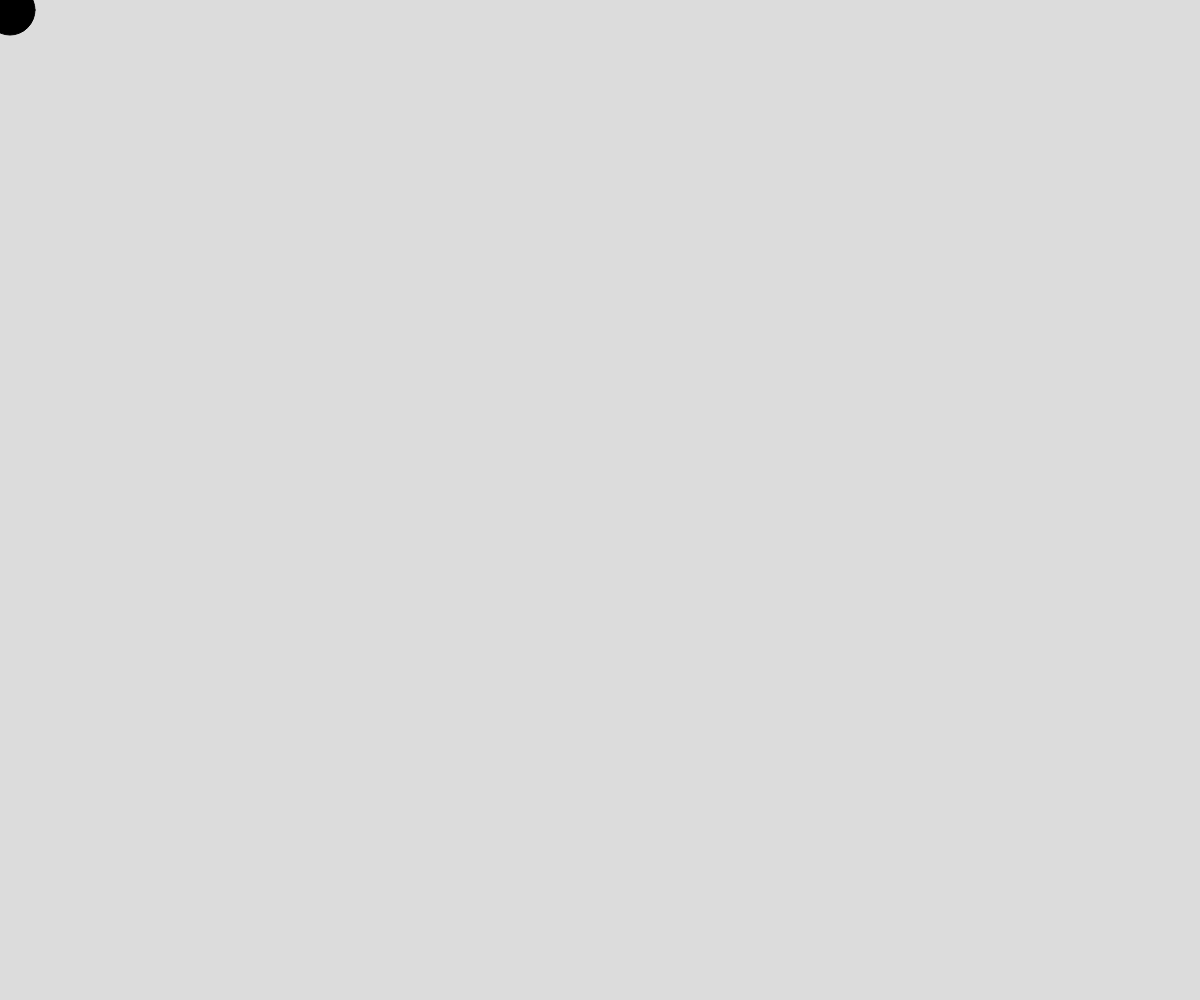
Frame 1 (no input)
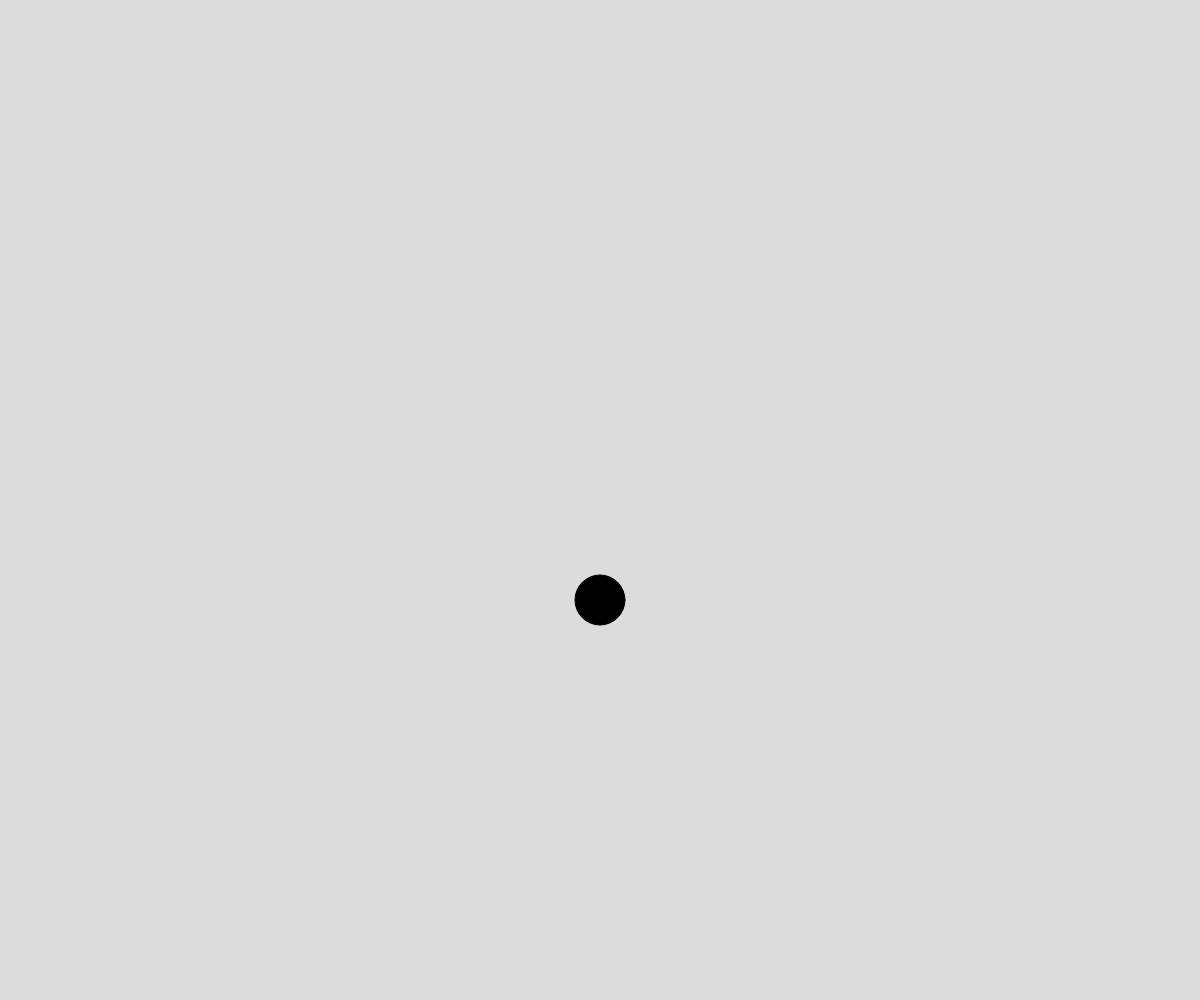
Frame 60 (no input)
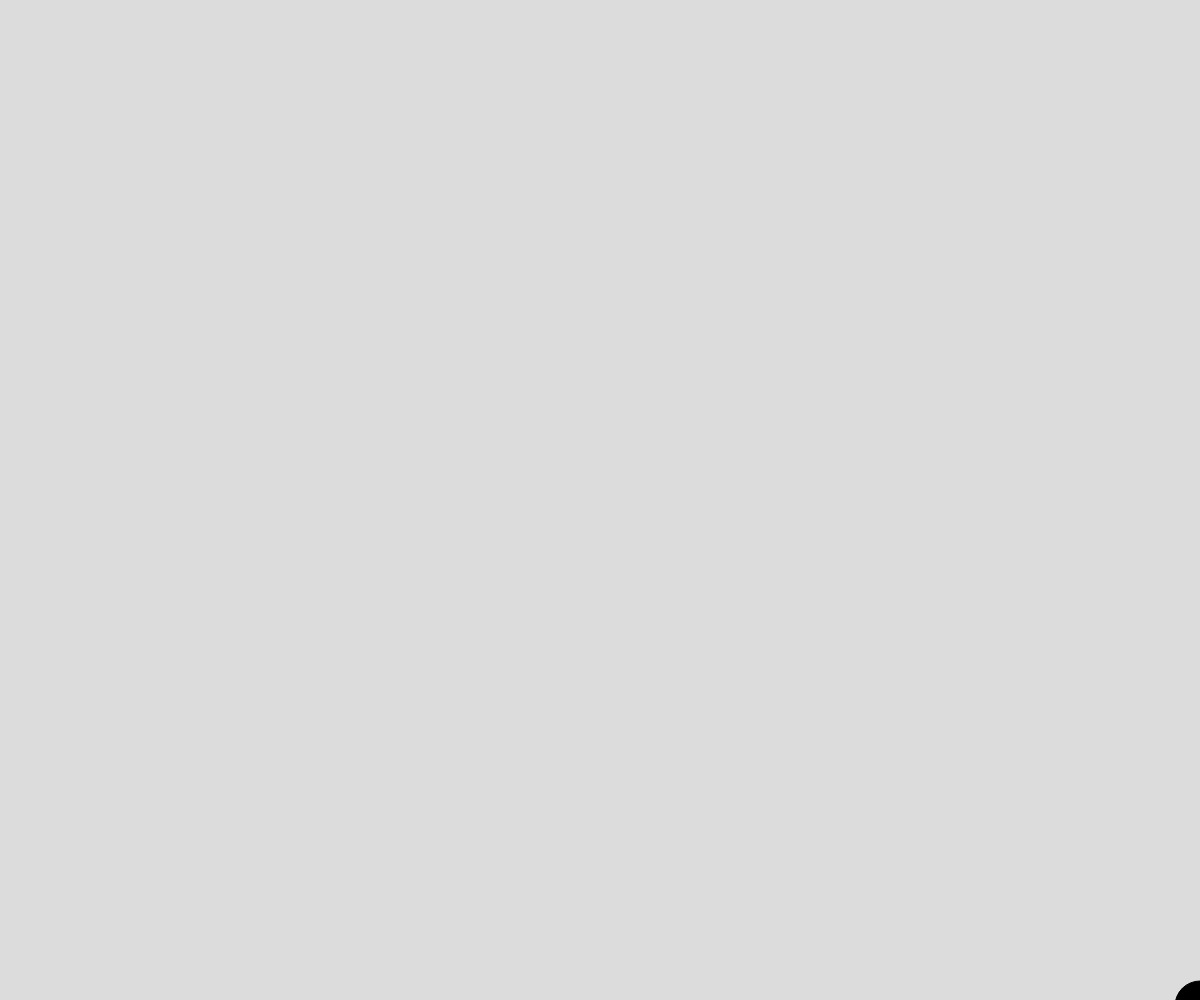
Frame 120 (the mouse pressed at the canvas centre since frame 60)

The p5.js sketch that drew these frames (run headless with seeded random() and noise() and a simulated clock; from frame 60 on, the mouse is pressed at the canvas centre):

// p5.js sketch
// ── sketch.js
// Project Title
// Your Name
// Date
//
// Extra for Experts:
// - describe what you did to take this project "above and beyond"

let ball1;
function setup() {
  createCanvas(windowWidth, windowHeight);
  ball1 = new Ball(0,0);
}

function draw() {
  background(220);
  ball1.update();
}


class Ball{
  constructor(x,y){
    this.x = x;
    this.y = y;

    this.speed = 10;
    this.vel = createVector(1, 1);
    this.radius = 25;
  }

  update(){
    if (this.x > width || this.x < 0){
      this.vel.x *= -1  + random(-0.3, 0.3);
    }
    if (this.y > height || this.y < 0){
      this.vel.y *= -1+ random(-0.3, 0.3);
    }

    this.x += this.vel.x * this.speed;
    this.y += this.vel.y * this.speed;

    fill(0);

    this.x = constrain(this.x, 0 - this.radius, width + this.radius);
    this.y = constrain(this.y, 0 - this.radius, height + this.radius);

    circle(this.x, this.y, this.radius*2);

  }

  
}
